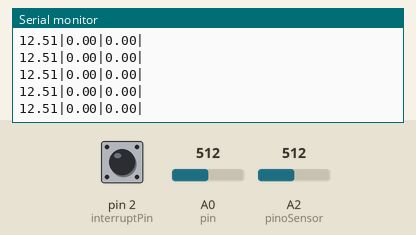
This sketch was run on a simulated Arduino Uno, built with avr-gcc and run on an emulated ATmega328P. On the bench: the last lines printed to the serial monitor. Inputs (shaded band) come from the test bench; at power-on: A0 (pin) = 512, A2 (pinoSensor) = 512, pin 2 (interruptPin) HIGH.

Above: at 1.2 s.
1.3 s: A0 (pin) set to 716
At 1.31 s:
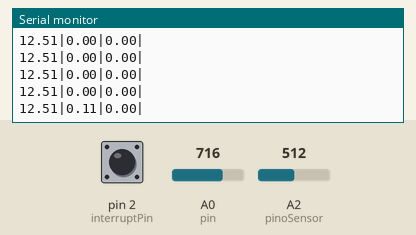
2.8 s: A2 (pinoSensor) set to 716
At 2.81 s:
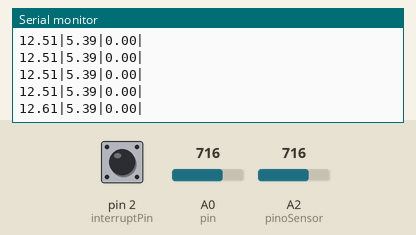
4.3 s: pin 2 (interruptPin) pulled LOW for 0.15 s
At 4.51 s:
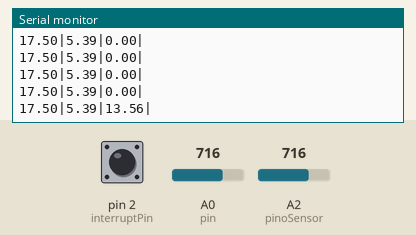
5.9 s: pin 2 (interruptPin) pulled LOW for 1 s
At 6.91 s:
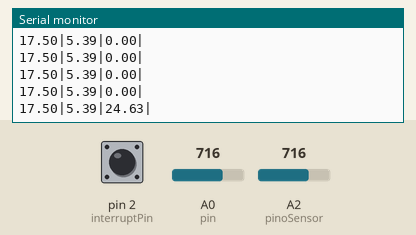
8.4 s: A0 (pin) set to 900
At 8.41 s:
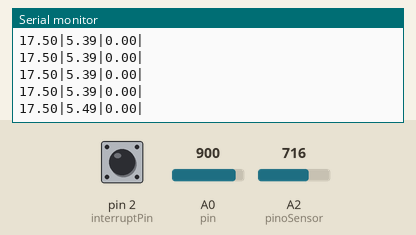
9.9 s: A2 (pinoSensor) set to 900
At 9.91 s:
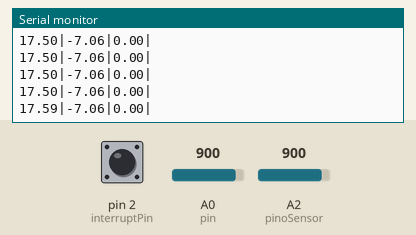
Timing chart, 0 to 12.4 s (numbered marks = the images above; inputs shaded):
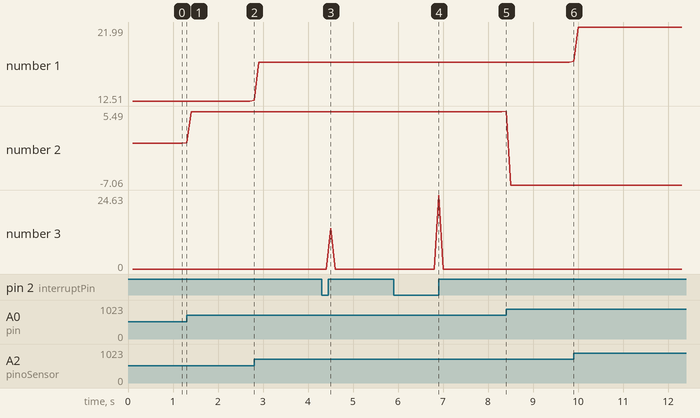

Measured:
- after the input at 1.3 s, the serial monitor: prints a new line at once (image 1)
- after the input at 2.8 s, the serial monitor: prints a new line at once (image 2)
- after the input at 4.3 s, the serial monitor: prints a new line after 0.20 s (image 3)
- after the input at 5.9 s, the serial monitor: prints a new line after 1.0 s (image 4)
- after the input at 8.4 s, the serial monitor: prints a new line at once (image 5)
- after the input at 9.9 s, the serial monitor: prints a new line at once (image 6)
- plotted number 1: 12.51 → 17.5 after the input at 2.8 s, 17.5 → 21.99 after the input at 9.9 s
- plotted number 2: 0 → 5.39 after the input at 1.3 s, 5.39 → -7.06 after the input at 8.4 s

The sketch:

Sensores_integrados_1.2.ino
```cpp
//-----------------------------------------------------------------------------
/*
Programa de coleta de dados
Versao 1.2
 */
//-----------------------------------------------------------------------------

#include "TimerOne.h"
//-----------------------------------------------------------------------------
//Variaveis do sensor de corrente ACS712
const int pin = A0; //entrada de sinal

const float ADC_SCALE = 1023.0; //valor máximo da leitura do conversor analógico-digital do arduino
const float VREF = 5.0; //tensão de referência do sinal do sensor
const float sensitivity = 0.185; //sensibilidade do sensor de 5A

unsigned long freq_amostragem = 100; //numero de amostras coletadas por periodo de 100ms. Usado para definir o periodo do timer
int leitura = 0; //armazena a leitura analógica do sinal
float corrente = 0; //armazena a corrente lida pelo sensor
int acc_corrente = 0; //acumula as leituras da entrada analógica
unsigned long periodo = 100000; //armazena o periodo do Timer1
int p_zero = 0; //ponto de valor zero. valor entre 0 e 1023
//-----------------------------------------------------------------------------

//-----------------------------------------------------------------------------
//Variaveis do decoder
const byte interruptPin = 2; //entrada de sinal
unsigned long t_debouncer = 0;
int pulsos = 0; //numero de pulsos realizados dentro do periodo de envio de dados
int enable = 0; //tem valor 1 sempre que uma interrupção precisa ser tratada
unsigned long t_pulso = 0; //armazena o tempo dos pulsos
unsigned long t_prev = 0; //armazena o tempo do pulso anterior
unsigned long t_atual = 0; //armazena o tempo do pulso realizado
unsigned long t_acc = 0; //acumula os tempos dos pulsos realizados por periodo
float vel_angular = 0; //armazena a velocidade angular média
//-----------------------------------------------------------------------------
//Variaveis do sensor de tensao
const int pinoSensor = A2; //armazena a entrada de sinal
float tensaoEntrada = 0.0; //armazena a tensão de sinal do sensor
float tensao_sensor = 0.0; //armazena a tensão medida pelo sensor
float valorR1 = 30000.0; //resistor 1 do divisor de tansão
float valorR2 = 7500.0; //resistor 2 do divisor de tensão
int leituraSensor = 0; //armazena a leitura da entrada analógica
float acc_tensao = 0; //acumula os valores das amostras de tensao lidos dentro do periodo
//-----------------------------------------------------------------------------


int cont = 0; //armazena o numero de amostras coletadas

//calibra o valor do ponto de 0A
int calibrate() {
  uint16_t acc = 0;
  int zero = 0;
  for (int i = 0; i < 10; i++) {
    acc += analogRead(pin);
  }
  zero = acc / 10;
  return zero;
}


void setup() {
  pinMode(interruptPin, INPUT_PULLUP);//define uma interrupção na entrada do encoder
  pinMode(pinoSensor, INPUT);
  attachInterrupt(digitalPinToInterrupt(interruptPin), pulso, RISING); //adiciona uma função para a interrupção
  Serial.begin(9600);
  p_zero = calibrate(); //define o zero da corrente
  Serial.println(p_zero);
  periodo = 100000/freq_amostragem; //periodo do timer definido como 100ms dividido pelo numero de amostras coletadas dentro do mesmo
  Timer1.initialize(periodo); //inicializa o periodo
  Timer1.attachInterrupt(callback);
}

//funcao executada ao final de cada periodo do timer
void callback()
{
  //-----------------------------------------------------------------------------
  //amostragem dos sensores analógicos
  cont++;
  leitura = analogRead(pin);
  acc_corrente += leitura - p_zero; //acumula os valores da leitura analógica do sinal do sensor subtraidos pelo valor do ponto de 0A
  leituraSensor = analogRead(pinoSensor);
  tensaoEntrada = (leituraSensor * 5.0) / 1023.0; //converte os valores de tensao lidos da entrada analogica para valores do sinal de tensão entre 0 e 5V
  acc_tensao += tensaoEntrada / (valorR2/(valorR1+valorR2)); //converte o sinal de tensão no valor de tensão lido pelo sensor
  //-----------------------------------------------------------------------------

  //-----------------------------------------------------------------------------
  //executado apenas quando foi alcançado o tempo para envio dos dados
  if(cont == freq_amostragem)//quando todas as amostras forem coletadas é feito o tratamento e envio dos dados
  {
    corrente = (float)acc_corrente / (float)freq_amostragem / ADC_SCALE * VREF / sensitivity; //calcula o valor medio da entrada analogica do sensor de corrente e converte em corrente em A
    tensao_sensor = acc_tensao/(float)freq_amostragem; //calcula o valor medio da tensao
    if(pulsos != 0)
    {
      vel_angular = 60 * 1000000.0/((float)t_acc/pulsos); //calcula o valor medio da velocidade angular
    }else {
      vel_angular = 0; //caso nenhum pulso seja detectado dentro do periodo
    }
    acc_corrente = 0;
    acc_tensao = 0;
    cont = 0;
    //formato de impressao dos valores na porta serial |tensao|corrente|velocidade_angular|
    Serial.print(tensao_sensor);
    Serial.print("|");
    Serial.print(corrente);
    Serial.print("|");
    Serial.print(vel_angular);
    Serial.print("|");
    Serial.println("");
    pulsos = 0;
    t_acc = 0;
  }
  //-----------------------------------------------------------------------------
}

//funcao executada para cada pulso realizado
void pulso() {
  t_debouncer = micros(); //armazena o tempo em que a interrupcao ocorreu
  enable = 1;
  t_atual = micros(); //armazena o tempo em que a interrupcao ocorreu
}

void loop() {
  //-----------------------------------------------------------------------------
  //tratamento das interrupcoes
  if((micros() - t_debouncer) >= 50 && enable == 1){
    enable = 0;
    if(digitalRead(interruptPin) == HIGH){
      pulsos++;
      t_pulso = t_atual - t_prev; //calcula o tempo de duracao do pulso
      t_acc = t_acc + t_pulso; //acumula o tempo realizado pelos pulsos realizados dentro do periodo
      t_prev = t_atual; //armazena o tempo em que o ultimo pulso ocorreu
    }
  }
  //-----------------------------------------------------------------------------
}
```
